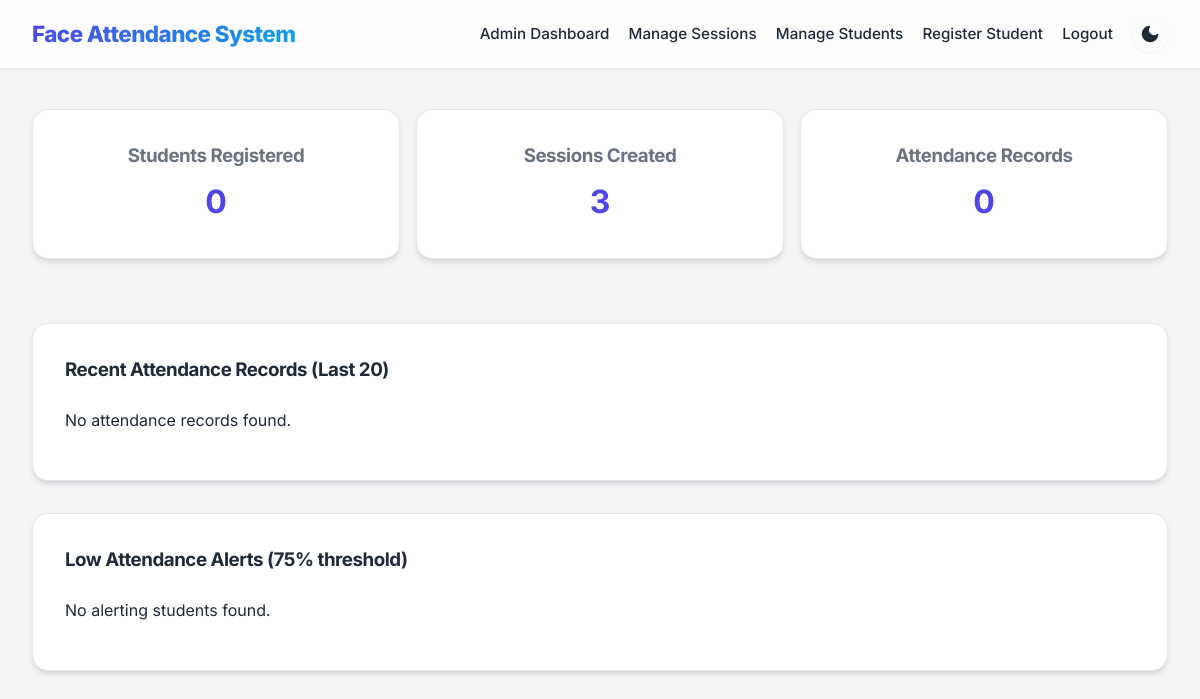
Page /admin/dashboard (signed in) on the earlier database version.
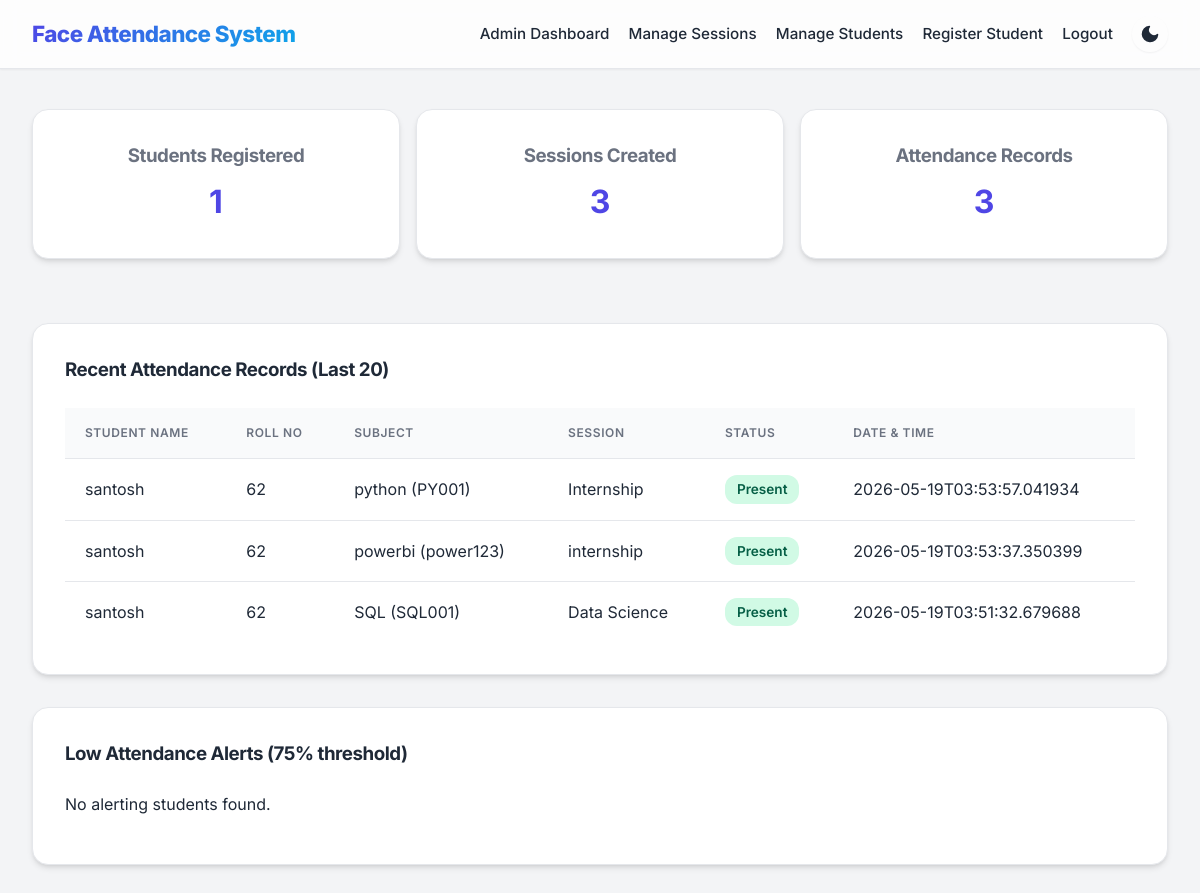
Same page on the later database version.
### tables this page shows
CREATE TABLE attendance(
        id INTEGER PRIMARY KEY,
        student_id INTEGER,
        session_id INTEGER,
        status TEXT,
        timestamp TEXT,
        note TEXT,
        FOREIGN KEY(student_id) REFERENCES students(id),
        FOREIGN KEY(session_id) REFERENCES sessions(id)
    );

CREATE TABLE students(
        id INTEGER PRIMARY KEY,
        name TEXT,
        roll_no TEXT,
        branch TEXT,
        semester TEXT,
        photo_count INTEGER DEFAULT 0
    , password TEXT);

CREATE TABLE subjects(
        id INTEGER PRIMARY KEY,
        name TEXT,
        code TEXT
    );

### app.py (the view)
@app.route('/admin/dashboard')
def admin_dashboard():
    if not session.get('admin_user'):
        return redirect(url_for('login'))
    student_count = query_db('SELECT COUNT(*) as count FROM students', one=True)['count']
    session_count = query_db('SELECT COUNT(*) as count FROM sessions', one=True)['count']
    attendance_count = query_db('SELECT COUNT(*) as count FROM attendance', one=True)['count']
    attendance_records = query_db('''
        SELECT a.id, a.status, a.timestamp, a.note,
               s.name as student_name, s.roll_no,
               ses.title as session_title, ses.date as session_date, ses.time as session_time,
               sub.name as subject_name, sub.code as subject_code
        FROM attendance a
        LEFT JOIN students s ON a.student_id = s.id
        LEFT JOIN sessions ses ON a.session_id = ses.id
        LEFT JOIN subjects sub ON ses.subject_id = sub.id
        ORDER BY a.timestamp DESC
        LIMIT 20
    ''')
    low_alerts = []
    threshold = 75
    students = query_db('SELECT * FROM students')
    for student in students:
        total = query_db('SELECT COUNT(*) as count FROM attendance WHERE student_id=?', (student['id'],), one=True)['count']
        present = query_db('SELECT COUNT(*) as count FROM attendance WHERE student_id=? AND status=?', (student['id'], 'Present'), one=True)['count']
        percentage = (present / total * 100) if total > 0 else 0
        if percentage < threshold:
            low_alerts.append({'name': student['name'], 'roll_no': student['roll_no'], 'percentage': round(percentage, 1)})
    return render_template('admin_dashboard.html',
                         students=student_count,
                         sessions=session_count,
                         attendance=attendance_count,
                         attendance_records=attendance_records,
                         low_alerts=low_alerts,
                         threshold=threshold)

### app.py (called while the page is built)
def get_db_connection():
    conn = sqlite3.connect(DATABASE_PATH)
    conn.row_factory = sqlite3.Row
    return conn

def query_db(query, args=(), one=False):
    conn = get_db_connection()
    cursor = conn.execute(query, args)
    rows = cursor.fetchall()
    conn.close()
    return rows[0] if one and rows else rows

@app.before_request
def restrict_access():
    allowed_routes = ['home', 'login', 'student_login', 'student_register', 'static', 'test_image', 'get_active_sessions']
    if request.endpoint in allowed_routes or not request.endpoint:
        return
    if request.path.startswith('/admin/'):
        if session.get('user_type') != 'admin':
            flash('Admin access required', 'error')
            return redirect(url_for('login'))
    if request.path.startswith('/student/'):
        protected_student_routes = ['student_history', 'student_attend']
        if request.endpoint in protected_student_routes and session.get('user_type') != 'student':
            flash('Student login required', 'error')
            return redirect(url_for('student_login'))

### templates/admin_dashboard.html (shortened to what this page needs)
{% extends 'base.html' %}
{% block content %}
<div class="dashboard-grid">
    <a href="{{ url_for('admin_students') }}" style="text-decoration: none;">
        <div class="card info-card">
            <h3>Students Registered</h3>
            <p>{{ students }}</p>
        </div>
    </a>
    <a href="{{ url_for('admin_sessions') }}" style="text-decoration: none;">
        <div class="card info-card">
            <h3>Sessions Created</h3>
            <p>{{ sessions }}</p>
        </div>
    </a>
    <div class="card info-card">
        <h3>Attendance Records</h3>
        <p>{{ attendance }}</p>
    </div>
</div>
<div class="card">
    <h3>Recent Attendance Records (Last 20)</h3>
    {% if attendance_records %}
    <table>
        <thead>
            <tr>
                <th>Student Name</th>
                <th>Roll No</th>
                <th>Subject</th>
                <th>Session</th>
                <th>Status</th>
                <th>Date & Time</th>
            </tr>
        </thead>
        <tbody>
            {% for record in attendance_records %}
            <tr>
                <td>{{ record.student_name }}</td>
                <td>{{ record.roll_no }}</td>
                <td>{{ record.subject_name }} ({{ record.subject_code }})</td>
                <td>{{ record.session_title }}</td>
                <td>
                    <span class="status-badge {{ 'status-present' if record.status == 'Present' else 'status-absent' }}">
                        {{ record.status }}
                    </span>
                </td>
                <td>{{ record.timestamp }}</td>
            </tr>
            {% endfor %}
        </tbody>
    </table>
    {% else %}
    <p>No attendance records found.</p>
    {% endif %}
</div>
<div class="card">
    <h3>Low Attendance Alerts ({{ threshold }}% threshold)</h3>
    {% if low_alerts %}
    <table>
        <thead><tr><th>Name</th><th>Roll No</th><th>Attendance %</th></tr></thead>
        <tbody>
            {% for alert in low_alerts %}
            <tr><td>{{ alert.name }}</td><td>{{ alert.roll_no }}</td><td>{{ alert.percentage }}</td></tr>
            {% endfor %}
        </tbody>
    </table>
    {% else %}
    <p>No alerting students found.</p>
    {% endif %}
</div>
{% endblock %}

### templates/base.html (shortened to what this page needs)
<!DOCTYPE html>
<html lang="en">
<head>
    <link rel="stylesheet" href="/static/styles.css">
</head>
<body>
    <header class="topbar">
        <div class="brand">Face Attendance System</div>
        <nav>
            {% if session.user_type == 'admin' %}
            <a href="{{ url_for('admin_dashboard') }}">Admin Dashboard</a>
            <a href="{{ url_for('admin_sessions') }}">Manage Sessions</a>
            <a href="{{ url_for('admin_students') }}">Manage Students</a>
            <a href="{{ url_for('student_register') }}">Register Student</a>
            <a href="{{ url_for('logout') }}">Logout</a>
            {% elif session.user_type == 'student' %}
            <a href="{{ url_for('student_login') }}">Attendance</a>
            <a href="{{ url_for('student_history') }}">My History</a>
            <a href="{{ url_for('logout') }}">Logout</a>
            {% else %}
            <a href="{{ url_for('home') }}">Home</a>
            <a href="{{ url_for('login') }}">Admin Login</a>
            <a href="{{ url_for('student_login') }}">Student Login</a>
            <a href="{{ url_for('student_register') }}">Student Registration</a>
            {% endif %}
            <button class="theme-toggle" id="theme-toggle" aria-label="Toggle Dark Mode">
                <svg id="theme-icon" xmlns="http://www.w3.org/2000/svg" viewBox="0 0 24 24">
                </svg>
            </button>
        </nav>
    </header>
    <main class="page-container">
        {% block content %}{% endblock %}
    </main>
</body>
</html>

### static/styles.css (style rules this page uses)
:root { --bg: #f3f4f6; --card: #ffffff; --text: #1f2937; --muted: #6b7280; --primary: #4f46e5; --primary-hover: #4338ca; --accent: #0ea5e9; --accent-hover: #0284c7; --danger: #ef4444; --danger-hover: #dc2626; --border: #e5e7eb; --shadow-sm: 0 1px 2px 0 rgb(0 0 0 / 0.05); --shadow-md: 0 4px 6px -1px rgb(0 0 0 / 0.1), 0 2px 4px -2px rgb(0 0 0 / 0.1); --shadow-lg: 0 10px 15px -3px rgb(0 0 0 / 0.1), 0 4px 6px -4px rgb(0 0 0 / 0.1); --nav-bg: rgba(255, 255, 255, 0.8); --input-bg: #f9fafb; }
* { box-sizing: border-box; }
body { margin: 0; font-family: 'Inter', -apple-system, BlinkMacSystemFont, "Segoe UI", Roboto, Helvetica, Arial, sans-serif; background: var(--bg); color: var(--text); line-height: 1.5; transition: background-color 0.3s ease, color 0.3s ease; }
.topbar { display: flex; align-items: center; justify-content: space-between; padding: 1rem 2rem; background: var(--nav-bg); backdrop-filter: blur(10px); border-bottom: 1px solid var(--border); position: sticky; top: 0; z-index: 50; box-shadow: var(--shadow-sm); }
.topbar .brand { font-weight: 800; font-size: 1.4rem; background: linear-gradient(135deg, var(--primary), var(--accent)); -webkit-background-clip: text; -webkit-text-fill-color: transparent; letter-spacing: -0.025em; }
.topbar nav { display: flex; align-items: center; gap: 1.2rem; flex-wrap: wrap; justify-content: flex-end; }
.topbar nav a { text-decoration: none; color: var(--text); font-weight: 500; font-size: 0.95rem; transition: color 0.2s ease; }
.theme-toggle { background: transparent; border: none; color: var(--text); cursor: pointer; padding: 0.5rem; display: flex; align-items: center; justify-content: center; border-radius: 50%; transition: background-color 0.2s ease, transform 0.2s ease; }
.theme-toggle svg { width: 20px; height: 20px; fill: currentColor; }
.page-container { padding: 2.5rem 2rem; max-width: 1200px; margin: 0 auto; }
.card { background: var(--card); border: 1px solid var(--border); border-radius: 16px; padding: 2rem; margin-bottom: 2rem; box-shadow: var(--shadow-md); transition: transform 0.2s ease, box-shadow 0.2s ease; }
.card h2, .card h3 { margin-top: 0; margin-bottom: 1.5rem; color: var(--text); font-weight: 700; letter-spacing: -0.025em; }
::placeholder { color: var(--muted); opacity: 0.8; }
button, .button { display: inline-block; border: none; background: var(--primary); color: #ffffff; padding: 0.75rem 1.5rem; border-radius: 10px; cursor: pointer; font-weight: 600; font-size: 1rem; font-family: inherit; text-align: center; text-decoration: none; transition: background-color 0.2s ease, transform 0.1s ease, box-shadow 0.2s ease; box-shadow: var(--shadow-sm); }
table { width: 100%; border-collapse: collapse; background: var(--card); }
table th, table td { padding: 1rem 1.25rem; border-bottom: 1px solid var(--border); text-align: left; }
table th { background: var(--input-bg); font-weight: 600; color: var(--muted); text-transform: uppercase; font-size: 0.75rem; letter-spacing: 0.05em; }
table tr:last-child td { border-bottom: none; }
.status-badge { display: inline-flex; align-items: center; padding: 0.25rem 0.75rem; border-radius: 9999px; font-size: 0.875rem; font-weight: 600; white-space: nowrap; }

### templates/admin_dashboard.html (style rules this page uses)
.dashboard-grid { display: grid; grid-template-columns: repeat(auto-fit, minmax(200px, 1fr)); gap: 1rem; margin-bottom: 2rem; }
.info-card { text-align: center; }
.info-card h3 { margin: 0 0 0.5rem 0; color: var(--muted); }
.info-card p { font-size: 2rem; font-weight: 700; margin: 0; color: var(--primary); }
.status-badge { padding: 0.25rem 0.75rem; border-radius: 12px; font-size: 0.85rem; font-weight: 600; }
.status-present { background: #d1fae5; color: #065f46; }

Differences in the rows shown:
added attendance: student_name "santosh", roll_no "62", subject_name "python", subject_code "PY001", session_title "Internship", status "Present", timestamp "2026-05-19T03:53:57.041934"
added attendance: student_name "santosh", roll_no "62", subject_name "powerbi", subject_code "power123", session_title "internship", status "Present", timestamp "2026-05-19T03:53:37.350399"
added attendance: student_name "santosh", roll_no "62", subject_name "SQL", subject_code "SQL001", session_title "Data Science", status "Present", timestamp "2026-05-19T03:51:32.679688"
Other differences:
{{ students }}: "0" → "1"
{{ attendance }}: "0" → "3"
text no longer shown: "No attendance records found."
text now shown: "STUDENT NAME ROLL NO SUBJECT SESSION STATUS DATE & TIME"
